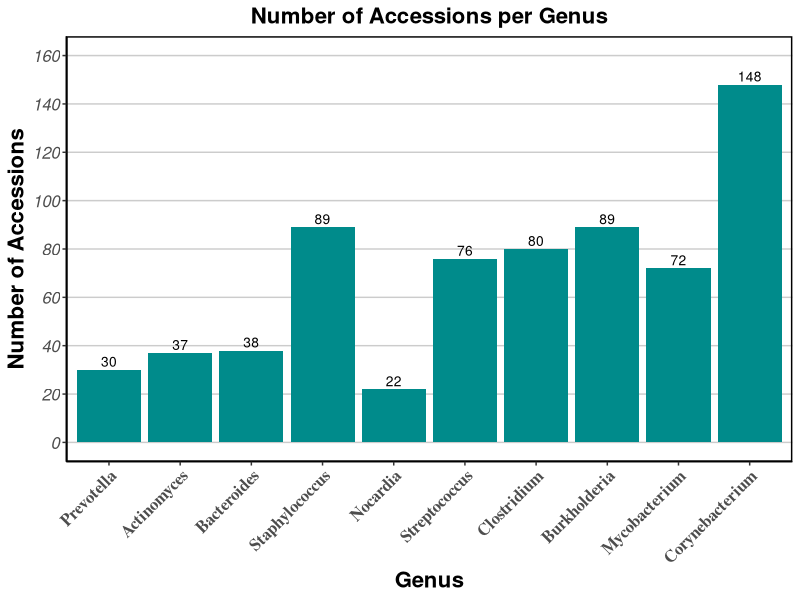

Reproduce this figure in R.
library(ggplot2)
library(scales)


Genus <- c("Prevotella", "Actinomyces", "Bacteroides", 
           "Staphylococcus", "Nocardia", "Streptococcus", "Clostridium", 
           "Burkholderia", "Mycobacterium", "Corynebacterium")

AccessionsPerGenus <- c(30, 37, 38, 89, 22, 76, 80, 89, 72, 148)

# Create a data frame
df <- data.frame(Genus, AccessionsPerGenus)

# Preserve Genus order
df$Genus <- factor(df$Genus, levels = Genus)

# Create the plot
ggplot(df, aes(x = Genus, y = AccessionsPerGenus)) +
  geom_bar(stat = "identity", fill = "cyan4") +
  geom_text(aes(label = scales::comma(AccessionsPerGenus)), vjust = -0.3, size = 3.5) +
  scale_y_continuous(
    limits = c(0, 160),
    breaks = seq(0, 160, by = 20),
    labels = comma
  ) +
  theme_classic() +
  theme(
    axis.text.x = element_text(size = 12, angle = 45, hjust = 1, face = "bold", family = "serif"),
    axis.text.y = element_text(size = 12, face = "italic", family = "sans"),
    axis.title.x = element_text(size = 16, face = "bold"),
    axis.title.y = element_text(size = 16, face = "bold"),
    plot.title = element_text(size = 16, face = "bold", hjust = 0.5),
    panel.grid.minor.y = element_blank(),
    panel.grid.major.x = element_blank(),
    panel.grid.major.y = element_line(color = "gray80"),
    panel.border = element_rect(color = "black", fill = NA, linewidth = 1)
  ) +
  labs(
    title = "Number of Accessions per Genus",
    x = "Genus",
    y = "Number of Accessions"
  )
